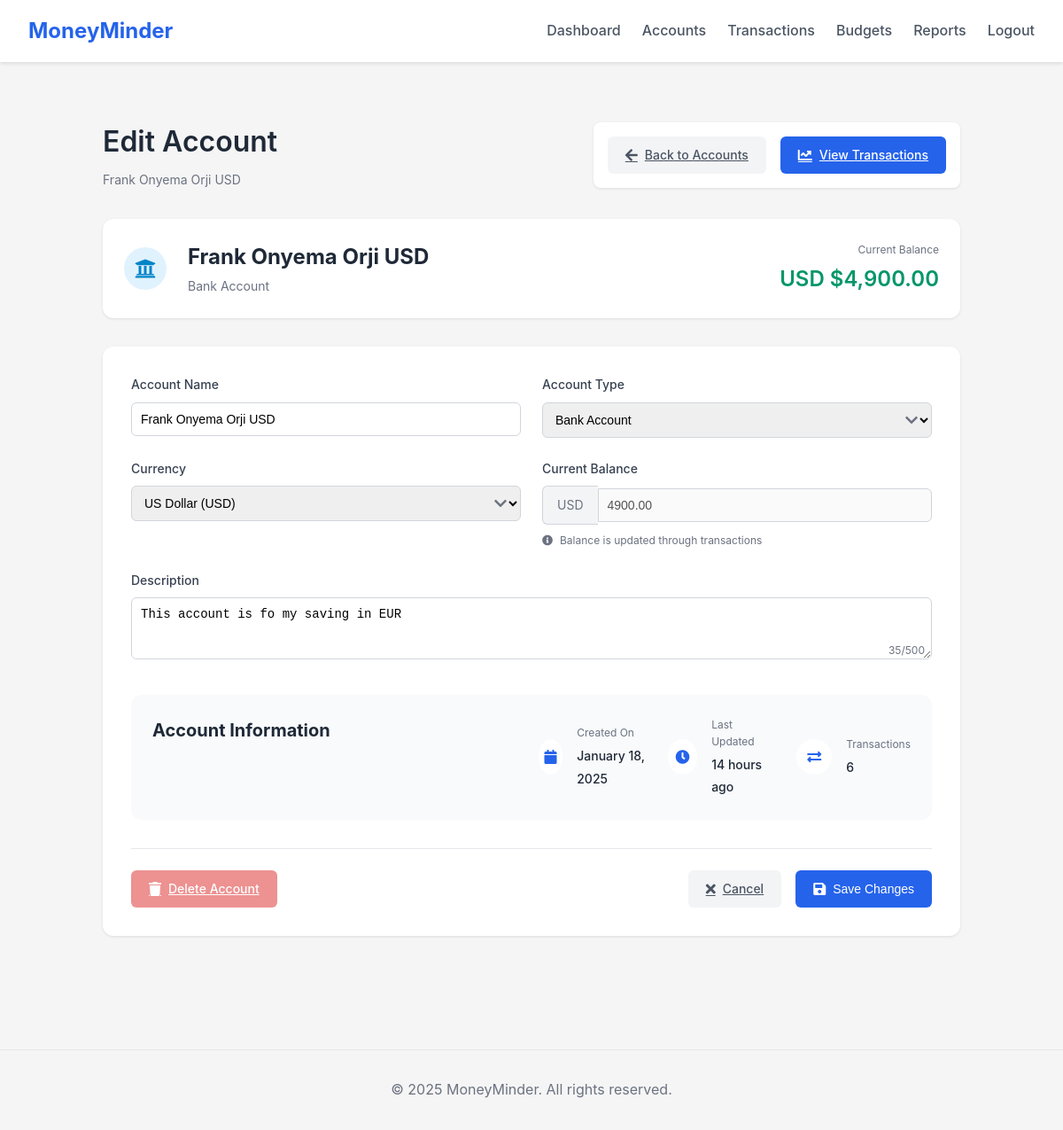
Before: /accounts/81532cc4-a11b-4bbd-a399-6fc5092f7b3e/edit (signed in) with the older database file.
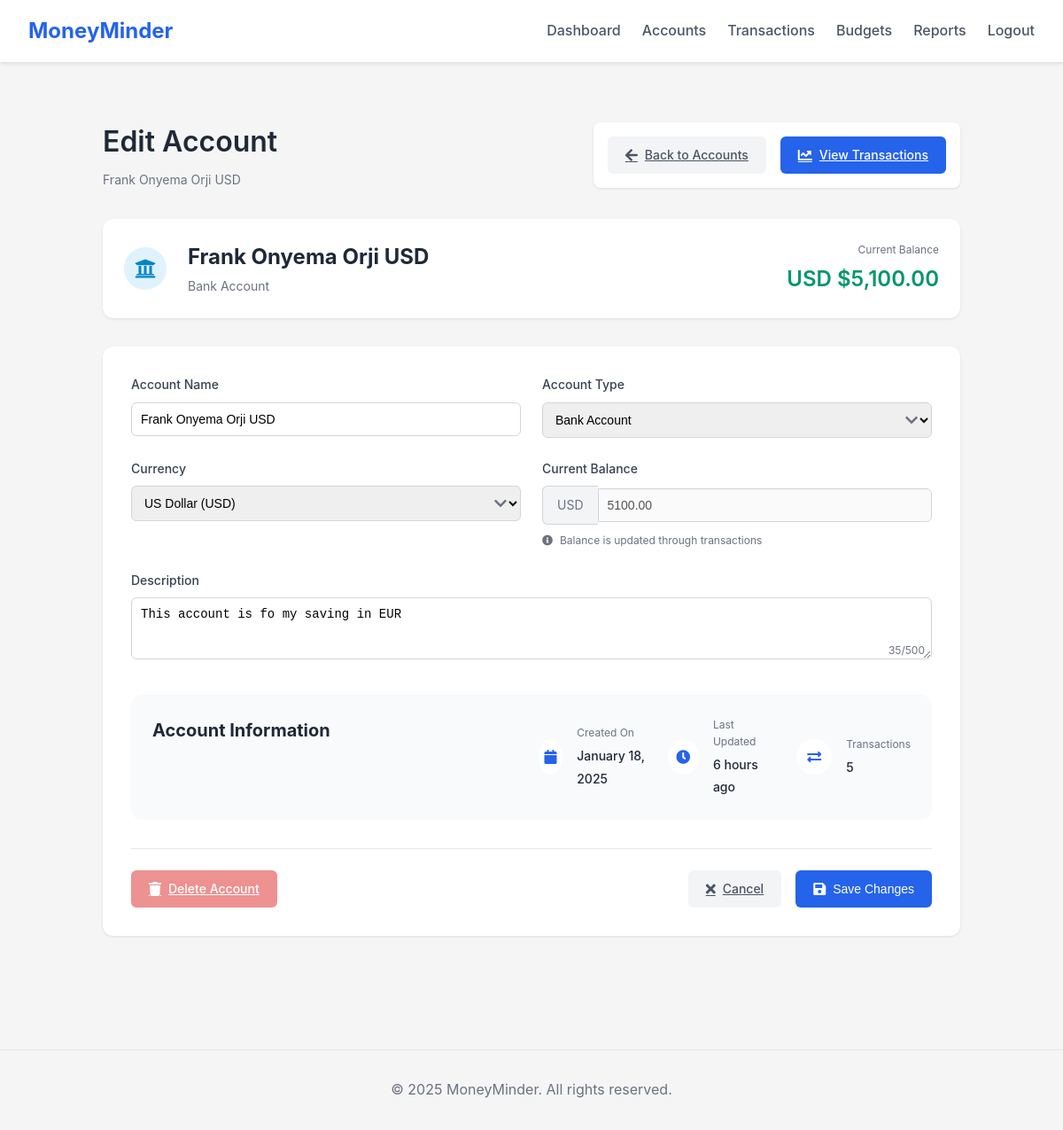
After: the same page with the newer database file.
### app/models/account.py (models this page shows, shortened)
class Account(db.Model, BaseModel):
    __tablename__ = 'accounts'
    name = db.Column(db.String(100), nullable=False)
    account_type = db.Column(db.String(50), nullable=False)  # bank, cash, mobile_money
    currency = db.Column(db.String(3), nullable=False, default='USD')
    balance = db.Column(db.Numeric(10, 2), nullable=False, default=0)
    description = db.Column(db.Text)
    user_id = db.Column(db.String(50), db.ForeignKey('users.id'), nullable=False)
    transactions = db.relationship('Transaction', back_populates='account', lazy='dynamic', cascade='all, delete-orphan')

### app/routes/accounts.py (the view, shortened to what this page needs)
@accounts.route('/<account_id>/edit', methods=['GET', 'POST'])
@login_required
def edit(account_id):
    account = Account.query.filter_by(
        id=account_id,
        user_id=current_user.id
    ).first_or_404()
    form = AccountEditForm(obj=account)
    form.current_balance.data = account.balance
    if request.headers.get('X-Requested-With') == 'XMLHttpRequest' and form.errors:
        return jsonify({
            'success': False,
            'message': 'Please correct the errors in the form',
            'errors': form.errors
        }), 400
    return render_template('accounts/edit.html', form=form, account=account)

### app/forms/account.py
class AccountEditForm(AccountForm):
    current_balance = DecimalField('Current Balance', render_kw={'readonly': True})
    def __init__(self, *args, **kwargs):
        super(AccountEditForm, self).__init__(*args, **kwargs)
        del self.initial_balance

### app/models/__init__.py (called while the page is built)
    @classmethod
    def get_by_id(cls, id):
        return cls.query.get_or_404(id)

### app/utils/filters.py (called while the page is built)
def init_filters(app):
    @app.template_filter('account_icon')
    def account_icon_filter(account_type):
        icons = {
            'bank': 'university',
            'cash': 'wallet',
            'credit': 'credit-card',
            'investment': 'chart-line',
            'mobile_money': 'mobile-alt',
            'other': 'coins'
        }
        return icons.get(str(account_type).lower(), 'question')

### app/templates/accounts/edit.html (shortened to what the changed rows need)
{% extends "base.html" %}
{% block styles %}
<link rel="stylesheet" href="{{ url_for('static', filename='css/account-edit.css') }}">
{% endblock %}
{% block content %}
<div class="account-container">
    <div class="page-header">
        <div class="header-content">
            <div class="header-title">
                <h1>Edit Account</h1>
                <span class="header-subtitle">{{ account.name }}</span>
            </div>
        </div>
    </div>
    <div class="account-summary-card">
        <div class="account-header">
            <div class="account-info">
                <h2>{{ account.name }}</h2>
                <span class="account-type-label">{{ account.account_type|title }} Account</span>
            </div>
            <div class="balance-info">
                <span class="label">Current Balance</span>
                <span class="amount {% if account.balance < 0 %}negative{% endif %}">
                    {{ account.currency }} {{ "${:,.2f}".format(account.balance) }}
                </span>
            </div>
        </div>
    </div>
    <div class="form-card">
        <form class="account-edit-form" method="post" action="{{ url_for('accounts.edit', account_id=account.id) }}" novalidate>
            <div class="form-grid">
                <div class="form-group">
                    {{ form.name.label(class="form-label") }}
                    {{ form.name(class="form-control", placeholder="Enter account name") }}
                </div>
                <div class="form-group">
                    <div class="select-wrapper">
                        {{ form.account_type(class="form-control") }}
                    </div>
                </div>
                <div class="form-group">
                    <div class="select-wrapper">
                        {{ form.currency(class="form-control", data_current_currency=account.currency) }}
                    </div>
                </div>
                <div class="form-group">
                    <div class="input-group">
                        <span class="input-group-text">{{ account.currency }}</span>
                        {{ form.current_balance(class="form-control", disabled=true) }}
                    </div>
                </div>
                <div class="form-group full-width">
                    {{ form.description.label(class="form-label") }}
                    {{ form.description(class="form-control", rows="3",
                                      placeholder="Enter account description (optional)",
                                      maxlength="500") }}
                    <div class="character-counter">0/500</div>
                </div>
            </div>
            <div class="account-stats">
                <div class="stats-grid">
                    <div class="stat-item">
                        <div class="stat-content">
                            <span class="label">Created On</span>
                            <span class="value">{{ moment(account.created_at).format('LL') }}</span>
                        </div>
                    </div>
                    <div class="stat-item">
                        <div class="stat-content">
                            <span class="label">Last Updated</span>
                            <span class="value">{{ moment(account.updated_at).fromNow() }}</span>
                        </div>
                    </div>
                    <div class="stat-item">
                        <div class="stat-content">
                            <span class="label">Transactions</span>
                            <span class="value">{{ account.transactions.count() }}</span>
                        </div>
                    </div>
                </div>
            </div>
        </form>
    </div>
</div>
{% endblock %}

Changed rows visible on the page:
changed Account "Frank Onyema Orji USD": balance "$4,900.00" → "$5,100.00"; updated_at "14 hours ago" → "6 hours ago"
Other visible differences:
form field current_balance: "4900.00" → "5100.00"
{{ account.transactions.count() }}: "6" → "5"
